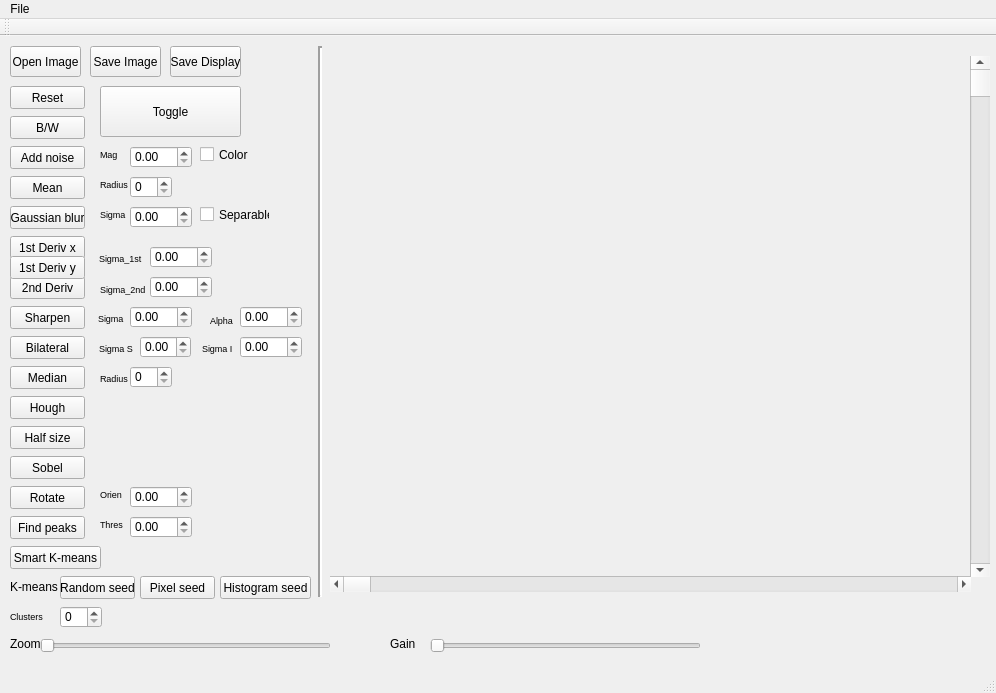
<?xml version="1.0" encoding="UTF-8"?>
<ui version="4.0">
 <class>MainWindow</class>
 <widget class="QMainWindow" name="MainWindow">
  <property name="geometry">
   <rect>
    <x>0</x>
    <y>0</y>
    <width>996</width>
    <height>693</height>
   </rect>
  </property>
  <property name="windowTitle">
   <string>MainWindow</string>
  </property>
  <widget class="QWidget" name="centralWidget">
   <widget class="QPushButton" name="openButton">
    <property name="geometry">
     <rect>
      <x>10</x>
      <y>10</y>
      <width>71</width>
      <height>31</height>
     </rect>
    </property>
    <property name="text">
     <string>Open Image</string>
    </property>
   </widget>
   <widget class="QLabel" name="ImgDisplay">
    <property name="geometry">
     <rect>
      <x>330</x>
      <y>19</y>
      <width>640</width>
      <height>521</height>
     </rect>
    </property>
    <property name="text">
     <string/>
    </property>
   </widget>
   <widget class="QPushButton" name="saveButton">
    <property name="geometry">
     <rect>
      <x>90</x>
      <y>10</y>
      <width>71</width>
      <height>31</height>
     </rect>
    </property>
    <property name="text">
     <string>Save Image</string>
    </property>
   </widget>
   <widget class="QPushButton" name="resetButton">
    <property name="geometry">
     <rect>
      <x>10</x>
      <y>50</y>
      <width>75</width>
      <height>23</height>
     </rect>
    </property>
    <property name="text">
     <string>Reset</string>
    </property>
   </widget>
   <widget class="QPushButton" name="gaussianBlurButton">
    <property name="geometry">
     <rect>
      <x>10</x>
      <y>170</y>
      <width>75</width>
      <height>23</height>
     </rect>
    </property>
    <property name="text">
     <string>Gaussian blur</string>
    </property>
   </widget>
   <widget class="QPushButton" name="bwButton">
    <property name="geometry">
     <rect>
      <x>10</x>
      <y>80</y>
      <width>75</width>
      <height>23</height>
     </rect>
    </property>
    <property name="text">
     <string>B/W</string>
    </property>
   </widget>
   <widget class="QDoubleSpinBox" name="blurSpinBox">
    <property name="geometry">
     <rect>
      <x>130</x>
      <y>170</y>
      <width>62</width>
      <height>22</height>
     </rect>
    </property>
    <property name="singleStep">
     <double>0.500000000000000</double>
    </property>
   </widget>
   <widget class="QPushButton" name="noiseButton">
    <property name="geometry">
     <rect>
      <x>10</x>
      <y>110</y>
      <width>75</width>
      <height>23</height>
     </rect>
    </property>
    <property name="text">
     <string>Add noise</string>
    </property>
   </widget>
   <widget class="QSlider" name="zoomSlider">
    <property name="geometry">
     <rect>
      <x>40</x>
      <y>600</y>
      <width>291</width>
      <height>19</height>
     </rect>
    </property>
    <property name="maximum">
     <number>999</number>
    </property>
    <property name="orientation">
     <enum>Qt::Horizontal</enum>
    </property>
   </widget>
   <widget class="QLabel" name="label">
    <property name="geometry">
     <rect>
      <x>10</x>
      <y>600</y>
      <width>31</width>
      <height>16</height>
     </rect>
    </property>
    <property name="text">
     <string>Zoom</string>
    </property>
   </widget>
   <widget class="QScrollBar" name="horizontalScrollBar">
    <property name="geometry">
     <rect>
      <x>330</x>
      <y>540</y>
      <width>641</width>
      <height>16</height>
     </rect>
    </property>
    <property name="maximum">
     <number>999</number>
    </property>
    <property name="orientation">
     <enum>Qt::Horizontal</enum>
    </property>
   </widget>
   <widget class="QScrollBar" name="verticalScrollBar">
    <property name="geometry">
     <rect>
      <x>970</x>
      <y>20</y>
      <width>20</width>
      <height>521</height>
     </rect>
    </property>
    <property name="maximum">
     <number>999</number>
    </property>
    <property name="orientation">
     <enum>Qt::Vertical</enum>
    </property>
   </widget>
   <widget class="QPushButton" name="firstDerivxButton">
    <property name="geometry">
     <rect>
      <x>10</x>
      <y>200</y>
      <width>75</width>
      <height>23</height>
     </rect>
    </property>
    <property name="text">
     <string>1st Deriv x</string>
    </property>
   </widget>
   <widget class="QPushButton" name="secondDerivButton">
    <property name="geometry">
     <rect>
      <x>10</x>
      <y>240</y>
      <width>75</width>
      <height>23</height>
     </rect>
    </property>
    <property name="text">
     <string>2nd Deriv</string>
    </property>
   </widget>
   <widget class="QDoubleSpinBox" name="firstDerivSpinBox">
    <property name="geometry">
     <rect>
      <x>150</x>
      <y>210</y>
      <width>62</width>
      <height>22</height>
     </rect>
    </property>
    <property name="singleStep">
     <double>0.500000000000000</double>
    </property>
   </widget>
   <widget class="QDoubleSpinBox" name="secondDerivSpinBox">
    <property name="geometry">
     <rect>
      <x>150</x>
      <y>240</y>
      <width>62</width>
      <height>22</height>
     </rect>
    </property>
    <property name="singleStep">
     <double>0.500000000000000</double>
    </property>
   </widget>
   <widget class="QPushButton" name="meanButton">
    <property name="geometry">
     <rect>
      <x>10</x>
      <y>140</y>
      <width>75</width>
      <height>23</height>
     </rect>
    </property>
    <property name="text">
     <string>Mean</string>
    </property>
   </widget>
   <widget class="QPushButton" name="saveDisplayButton">
    <property name="geometry">
     <rect>
      <x>170</x>
      <y>10</y>
      <width>71</width>
      <height>31</height>
     </rect>
    </property>
    <property name="text">
     <string>Save Display</string>
    </property>
   </widget>
   <widget class="QPushButton" name="sharpenButton">
    <property name="geometry">
     <rect>
      <x>10</x>
      <y>270</y>
      <width>75</width>
      <height>23</height>
     </rect>
    </property>
    <property name="text">
     <string>Sharpen</string>
    </property>
   </widget>
   <widget class="QDoubleSpinBox" name="sharpenSigmaSpinBox">
    <property name="geometry">
     <rect>
      <x>130</x>
      <y>270</y>
      <width>62</width>
      <height>22</height>
     </rect>
    </property>
    <property name="singleStep">
     <double>0.500000000000000</double>
    </property>
   </widget>
   <widget class="QDoubleSpinBox" name="sharpenMagSpinBox">
    <property name="geometry">
     <rect>
      <x>240</x>
      <y>270</y>
      <width>62</width>
      <height>22</height>
     </rect>
    </property>
    <property name="singleStep">
     <double>0.500000000000000</double>
    </property>
   </widget>
   <widget class="QPushButton" name="toggleButton">
    <property name="geometry">
     <rect>
      <x>100</x>
      <y>50</y>
      <width>141</width>
      <height>51</height>
     </rect>
    </property>
    <property name="acceptDrops">
     <bool>false</bool>
    </property>
    <property name="text">
     <string>Toggle</string>
    </property>
   </widget>
   <widget class="QPushButton" name="halfButton">
    <property name="geometry">
     <rect>
      <x>10</x>
      <y>390</y>
      <width>75</width>
      <height>23</height>
     </rect>
    </property>
    <property name="text">
     <string>Half size</string>
    </property>
   </widget>
   <widget class="QPushButton" name="sobelButton">
    <property name="geometry">
     <rect>
      <x>10</x>
      <y>420</y>
      <width>75</width>
      <height>23</height>
     </rect>
    </property>
    <property name="text">
     <string>Sobel</string>
    </property>
   </widget>
   <widget class="QPushButton" name="bilateralButton">
    <property name="geometry">
     <rect>
      <x>10</x>
      <y>300</y>
      <width>75</width>
      <height>23</height>
     </rect>
    </property>
    <property name="text">
     <string>Bilateral</string>
    </property>
   </widget>
   <widget class="QDoubleSpinBox" name="bilateralSigmaSSpinBox">
    <property name="geometry">
     <rect>
      <x>140</x>
      <y>300</y>
      <width>51</width>
      <height>22</height>
     </rect>
    </property>
    <property name="singleStep">
     <double>0.500000000000000</double>
    </property>
   </widget>
   <widget class="QDoubleSpinBox" name="bilateralSigmaISpinBox">
    <property name="geometry">
     <rect>
      <x>240</x>
      <y>300</y>
      <width>62</width>
      <height>22</height>
     </rect>
    </property>
    <property name="maximum">
     <double>255.000000000000000</double>
    </property>
    <property name="singleStep">
     <double>0.500000000000000</double>
    </property>
   </widget>
   <widget class="QDoubleSpinBox" name="noiseSpinBox">
    <property name="geometry">
     <rect>
      <x>130</x>
      <y>110</y>
      <width>62</width>
      <height>22</height>
     </rect>
    </property>
    <property name="singleStep">
     <double>0.500000000000000</double>
    </property>
   </widget>
   <widget class="Line" name="line">
    <property name="geometry">
     <rect>
      <x>310</x>
      <y>10</y>
      <width>20</width>
      <height>551</height>
     </rect>
    </property>
    <property name="lineWidth">
     <number>2</number>
    </property>
    <property name="orientation">
     <enum>Qt::Vertical</enum>
    </property>
   </widget>
   <widget class="QCheckBox" name="separableCheckBox">
    <property name="geometry">
     <rect>
      <x>200</x>
      <y>170</y>
      <width>70</width>
      <height>17</height>
     </rect>
    </property>
    <property name="text">
     <string>Separable</string>
    </property>
   </widget>
   <widget class="QCheckBox" name="colorNoiseCheckBox">
    <property name="geometry">
     <rect>
      <x>200</x>
      <y>110</y>
      <width>70</width>
      <height>17</height>
     </rect>
    </property>
    <property name="text">
     <string>Color</string>
    </property>
   </widget>
   <widget class="QPushButton" name="peaksButton">
    <property name="geometry">
     <rect>
      <x>10</x>
      <y>480</y>
      <width>75</width>
      <height>23</height>
     </rect>
    </property>
    <property name="text">
     <string>Find peaks</string>
    </property>
   </widget>
   <widget class="QPushButton" name="houghButton">
    <property name="geometry">
     <rect>
      <x>10</x>
      <y>360</y>
      <width>75</width>
      <height>23</height>
     </rect>
    </property>
    <property name="text">
     <string>Hough</string>
    </property>
   </widget>
   <widget class="QPushButton" name="medianButton">
    <property name="geometry">
     <rect>
      <x>10</x>
      <y>330</y>
      <width>75</width>
      <height>23</height>
     </rect>
    </property>
    <property name="text">
     <string>Median</string>
    </property>
   </widget>
   <widget class="QSpinBox" name="medianBox">
    <property name="geometry">
     <rect>
      <x>130</x>
      <y>330</y>
      <width>42</width>
      <height>22</height>
     </rect>
    </property>
   </widget>
   <widget class="QSpinBox" name="meanBox">
    <property name="geometry">
     <rect>
      <x>130</x>
      <y>140</y>
      <width>42</width>
      <height>22</height>
     </rect>
    </property>
   </widget>
   <widget class="QLabel" name="label_2">
    <property name="geometry">
     <rect>
      <x>100</x>
      <y>140</y>
      <width>31</width>
      <height>16</height>
     </rect>
    </property>
    <property name="font">
     <font>
      <pointsize>7</pointsize>
     </font>
    </property>
    <property name="text">
     <string>Radius</string>
    </property>
   </widget>
   <widget class="QLabel" name="label_3">
    <property name="geometry">
     <rect>
      <x>100</x>
      <y>170</y>
      <width>31</width>
      <height>16</height>
     </rect>
    </property>
    <property name="font">
     <font>
      <pointsize>7</pointsize>
     </font>
    </property>
    <property name="text">
     <string>Sigma</string>
    </property>
   </widget>
   <widget class="QLabel" name="label_4">
    <property name="geometry">
     <rect>
      <x>99</x>
      <y>214</y>
      <width>51</width>
      <height>16</height>
     </rect>
    </property>
    <property name="font">
     <font>
      <pointsize>7</pointsize>
     </font>
    </property>
    <property name="text">
     <string>Sigma_1st</string>
    </property>
   </widget>
   <widget class="QLabel" name="label_5">
    <property name="geometry">
     <rect>
      <x>100</x>
      <y>245</y>
      <width>51</width>
      <height>16</height>
     </rect>
    </property>
    <property name="font">
     <font>
      <pointsize>7</pointsize>
     </font>
    </property>
    <property name="text">
     <string>Sigma_2nd</string>
    </property>
   </widget>
   <widget class="QLabel" name="label_6">
    <property name="geometry">
     <rect>
      <x>98</x>
      <y>274</y>
      <width>31</width>
      <height>16</height>
     </rect>
    </property>
    <property name="font">
     <font>
      <pointsize>7</pointsize>
     </font>
    </property>
    <property name="text">
     <string>Sigma</string>
    </property>
   </widget>
   <widget class="QLabel" name="label_7">
    <property name="geometry">
     <rect>
      <x>99</x>
      <y>304</y>
      <width>41</width>
      <height>16</height>
     </rect>
    </property>
    <property name="font">
     <font>
      <pointsize>7</pointsize>
     </font>
    </property>
    <property name="text">
     <string>Sigma S</string>
    </property>
   </widget>
   <widget class="QLabel" name="label_8">
    <property name="geometry">
     <rect>
      <x>100</x>
      <y>334</y>
      <width>31</width>
      <height>16</height>
     </rect>
    </property>
    <property name="font">
     <font>
      <pointsize>7</pointsize>
     </font>
    </property>
    <property name="text">
     <string>Radius</string>
    </property>
   </widget>
   <widget class="QLabel" name="label_9">
    <property name="geometry">
     <rect>
      <x>100</x>
      <y>110</y>
      <width>31</width>
      <height>16</height>
     </rect>
    </property>
    <property name="font">
     <font>
      <pointsize>7</pointsize>
     </font>
    </property>
    <property name="text">
     <string>Mag</string>
    </property>
   </widget>
   <widget class="QLabel" name="label_10">
    <property name="geometry">
     <rect>
      <x>202</x>
      <y>304</y>
      <width>41</width>
      <height>16</height>
     </rect>
    </property>
    <property name="font">
     <font>
      <pointsize>7</pointsize>
     </font>
    </property>
    <property name="text">
     <string>Sigma I</string>
    </property>
   </widget>
   <widget class="QLabel" name="label_11">
    <property name="geometry">
     <rect>
      <x>210</x>
      <y>276</y>
      <width>31</width>
      <height>16</height>
     </rect>
    </property>
    <property name="font">
     <font>
      <pointsize>7</pointsize>
     </font>
    </property>
    <property name="text">
     <string>Alpha</string>
    </property>
   </widget>
   <widget class="QPushButton" name="rotateButton">
    <property name="geometry">
     <rect>
      <x>10</x>
      <y>450</y>
      <width>75</width>
      <height>23</height>
     </rect>
    </property>
    <property name="text">
     <string>Rotate</string>
    </property>
   </widget>
   <widget class="QDoubleSpinBox" name="orientationSpinBox">
    <property name="geometry">
     <rect>
      <x>130</x>
      <y>450</y>
      <width>62</width>
      <height>22</height>
     </rect>
    </property>
    <property name="maximum">
     <double>360.000000000000000</double>
    </property>
    <property name="singleStep">
     <double>0.500000000000000</double>
    </property>
   </widget>
   <widget class="QLabel" name="label_12">
    <property name="geometry">
     <rect>
      <x>100</x>
      <y>450</y>
      <width>31</width>
      <height>16</height>
     </rect>
    </property>
    <property name="font">
     <font>
      <pointsize>7</pointsize>
     </font>
    </property>
    <property name="text">
     <string>Orien</string>
    </property>
   </widget>
   <widget class="QDoubleSpinBox" name="peakThresholdSpinBox">
    <property name="geometry">
     <rect>
      <x>130</x>
      <y>480</y>
      <width>62</width>
      <height>22</height>
     </rect>
    </property>
    <property name="maximum">
     <double>255.000000000000000</double>
    </property>
    <property name="singleStep">
     <double>0.500000000000000</double>
    </property>
   </widget>
   <widget class="QLabel" name="label_13">
    <property name="geometry">
     <rect>
      <x>100</x>
      <y>480</y>
      <width>31</width>
      <height>16</height>
     </rect>
    </property>
    <property name="font">
     <font>
      <pointsize>7</pointsize>
     </font>
    </property>
    <property name="text">
     <string>Thres</string>
    </property>
   </widget>
   <widget class="QSlider" name="brightnessSlider">
    <property name="geometry">
     <rect>
      <x>430</x>
      <y>600</y>
      <width>271</width>
      <height>19</height>
     </rect>
    </property>
    <property name="maximum">
     <number>999</number>
    </property>
    <property name="orientation">
     <enum>Qt::Horizontal</enum>
    </property>
   </widget>
   <widget class="QLabel" name="label_14">
    <property name="geometry">
     <rect>
      <x>390</x>
      <y>600</y>
      <width>31</width>
      <height>16</height>
     </rect>
    </property>
    <property name="text">
     <string>Gain</string>
    </property>
   </widget>
   <widget class="QPushButton" name="smartButton">
    <property name="geometry">
     <rect>
      <x>10</x>
      <y>510</y>
      <width>91</width>
      <height>23</height>
     </rect>
    </property>
    <property name="text">
     <string>Smart K-means</string>
    </property>
   </widget>
   <widget class="QPushButton" name="randomButton">
    <property name="geometry">
     <rect>
      <x>60</x>
      <y>540</y>
      <width>75</width>
      <height>23</height>
     </rect>
    </property>
    <property name="text">
     <string>Random seed</string>
    </property>
   </widget>
   <widget class="QPushButton" name="pixelButton">
    <property name="geometry">
     <rect>
      <x>140</x>
      <y>540</y>
      <width>75</width>
      <height>23</height>
     </rect>
    </property>
    <property name="text">
     <string>Pixel seed</string>
    </property>
   </widget>
   <widget class="QPushButton" name="histogramButton">
    <property name="geometry">
     <rect>
      <x>220</x>
      <y>540</y>
      <width>91</width>
      <height>23</height>
     </rect>
    </property>
    <property name="text">
     <string>Histogram seed</string>
    </property>
   </widget>
   <widget class="QLabel" name="label_15">
    <property name="geometry">
     <rect>
      <x>10</x>
      <y>540</y>
      <width>51</width>
      <height>21</height>
     </rect>
    </property>
    <property name="text">
     <string>K-means</string>
    </property>
   </widget>
   <widget class="QLabel" name="label_16">
    <property name="geometry">
     <rect>
      <x>10</x>
      <y>570</y>
      <width>41</width>
      <height>21</height>
     </rect>
    </property>
    <property name="font">
     <font>
      <pointsize>7</pointsize>
     </font>
    </property>
    <property name="text">
     <string>Clusters</string>
    </property>
   </widget>
   <widget class="QSpinBox" name="clusterBox">
    <property name="geometry">
     <rect>
      <x>60</x>
      <y>570</y>
      <width>42</width>
      <height>22</height>
     </rect>
    </property>
   </widget>
   <widget class="QPushButton" name="firstDerivyButton">
    <property name="geometry">
     <rect>
      <x>10</x>
      <y>220</y>
      <width>75</width>
      <height>23</height>
     </rect>
    </property>
    <property name="text">
     <string>1st Deriv y</string>
    </property>
   </widget>
  </widget>
  <widget class="QStatusBar" name="statusBar"/>
  <widget class="QToolBar" name="mainToolBar">
   <attribute name="toolBarArea">
    <enum>TopToolBarArea</enum>
   </attribute>
   <attribute name="toolBarBreak">
    <bool>false</bool>
   </attribute>
  </widget>
  <widget class="QMenuBar" name="menuBar">
   <property name="geometry">
    <rect>
     <x>0</x>
     <y>0</y>
     <width>996</width>
     <height>21</height>
    </rect>
   </property>
   <widget class="QMenu" name="menuFile">
    <property name="title">
     <string>File</string>
    </property>
    <addaction name="actionOpen"/>
   </widget>
   <addaction name="menuFile"/>
  </widget>
  <action name="actionOpen">
   <property name="text">
    <string>Open</string>
   </property>
  </action>
 </widget>
 <layoutdefault spacing="6" margin="11"/>
 <resources/>
 <connections/>
</ui>
